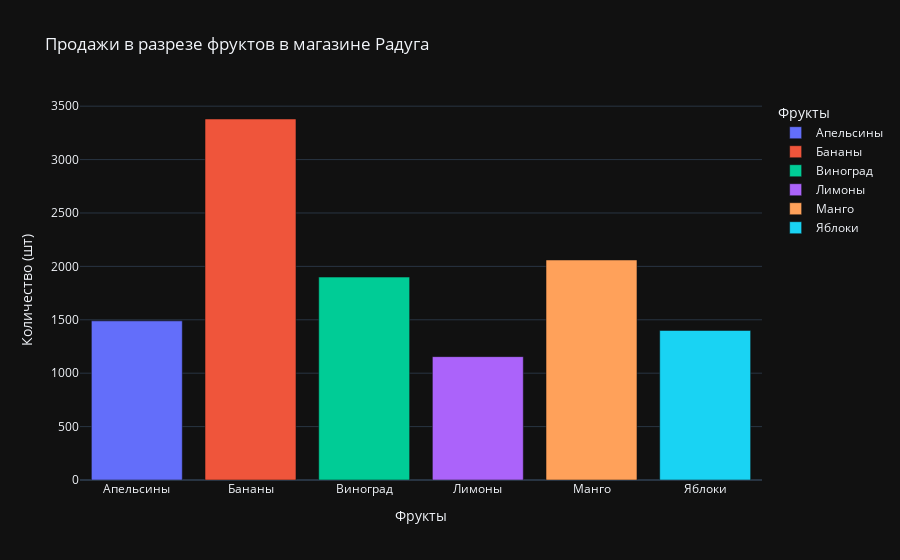

Here is the notebook cell this chart was saved with:
### Code cell
fig4 = px.bar(df_rad, x='Фрукт', y="Количество",
              title='Продажи в разрезе фруктов в магазине Радуга',
              labels={"Фрукт": "Фрукты", 'Количество': 'Количество (шт)'}, color='Фрукт')
fig4.show()

### Figure 1 — Plotly figure (JSON) as saved in the notebook; plotly's stock layout.template omitted (floating-point values rounded to 4 significant figures)
{"data": [{"alignmentgroup": "True", "hovertemplate": "Фрукты=%{x}<br>Количество (шт)=%{y}<extra></extra>", "legendgroup": "Апельсины", "marker": {"color": "#636efa", "pattern": {"shape": ""}}, "name": "Апельсины", "offsetgroup": "Апельсины", "orientation": "v", "showlegend": true, "textposition": "auto", "x": ["Апельсины"], "xaxis": "x", "y": [1490], "yaxis": "y", "type": "bar"}, {"alignmentgroup": "True", "hovertemplate": "Фрукты=%{x}<br>Количество (шт)=%{y}<extra></extra>", "legendgroup": "Бананы", "marker": {"color": "#EF553B", "pattern": {"shape": ""}}, "name": "Бананы", "offsetgroup": "Бананы", "orientation": "v", "showlegend": true, "textposition": "auto", "x": ["Бананы"], "xaxis": "x", "y": [3380], "yaxis": "y", "type": "bar"}, {"alignmentgroup": "True", "hovertemplate": "Фрукты=%{x}<br>Количество (шт)=%{y}<extra></extra>", "legendgroup": "Виноград", "marker": {"color": "#00cc96", "pattern": {"shape": ""}}, "name": "Виноград", "offsetgroup": "Виноград", "orientation": "v", "showlegend": true, "textposition": "auto", "x": ["Виноград"], "xaxis": "x", "y": [1900], "yaxis": "y", "type": "bar"}, {"alignmentgroup": "True", "hovertemplate": "Фрукты=%{x}<br>Количество (шт)=%{y}<extra></extra>", "legendgroup": "Лимоны", "marker": {"color": "#ab63fa", "pattern": {"shape": ""}}, "name": "Лимоны", "offsetgroup": "Лимоны", "orientation": "v", "showlegend": true, "textposition": "auto", "x": ["Лимоны"], "xaxis": "x", "y": [1155], "yaxis": "y", "type": "bar"}, {"alignmentgroup": "True", "hovertemplate": "Фрукты=%{x}<br>Количество (шт)=%{y}<extra></extra>", "legendgroup": "Манго", "marker": {"color": "#FFA15A", "pattern": {"shape": ""}}, "name": "Манго", "offsetgroup": "Манго", "orientation": "v", "showlegend": true, "textposition": "auto", "x": ["Манго"], "xaxis": "x", "y": [2060], "yaxis": "y", "type": "bar"}, {"alignmentgroup": "True", "hovertemplate": "Фрукты=%{x}<br>Количество (шт)=%{y}<extra></extra>", "legendgroup": "Яблоки", "marker": {"color": "#19d3f3", "pattern": {"shape": ""}}, "name": "Яблоки", "offsetgroup": "Яблоки", "orientation": "v", "showlegend": true, "textposition": "auto", "x": ["Яблоки"], "xaxis": "x", "y": [1400], "yaxis": "y", "type": "bar"}], "layout": {"xaxis": {"anchor": "y", "domain": [0.0, 1.0], "title": {"text": "Фрукты"}, "categoryorder": "array", "categoryarray": ["Апельсины", "Бананы", "Виноград", "Лимоны", "Манго", "Яблоки"]}, "yaxis": {"anchor": "x", "domain": [0.0, 1.0], "title": {"text": "Количество (шт)"}}, "legend": {"title": {"text": "Фрукты"}, "tracegroupgap": 0}, "title": {"text": "Продажи в разрезе фруктов в магазине Радуга"}, "barmode": "relative"}}
